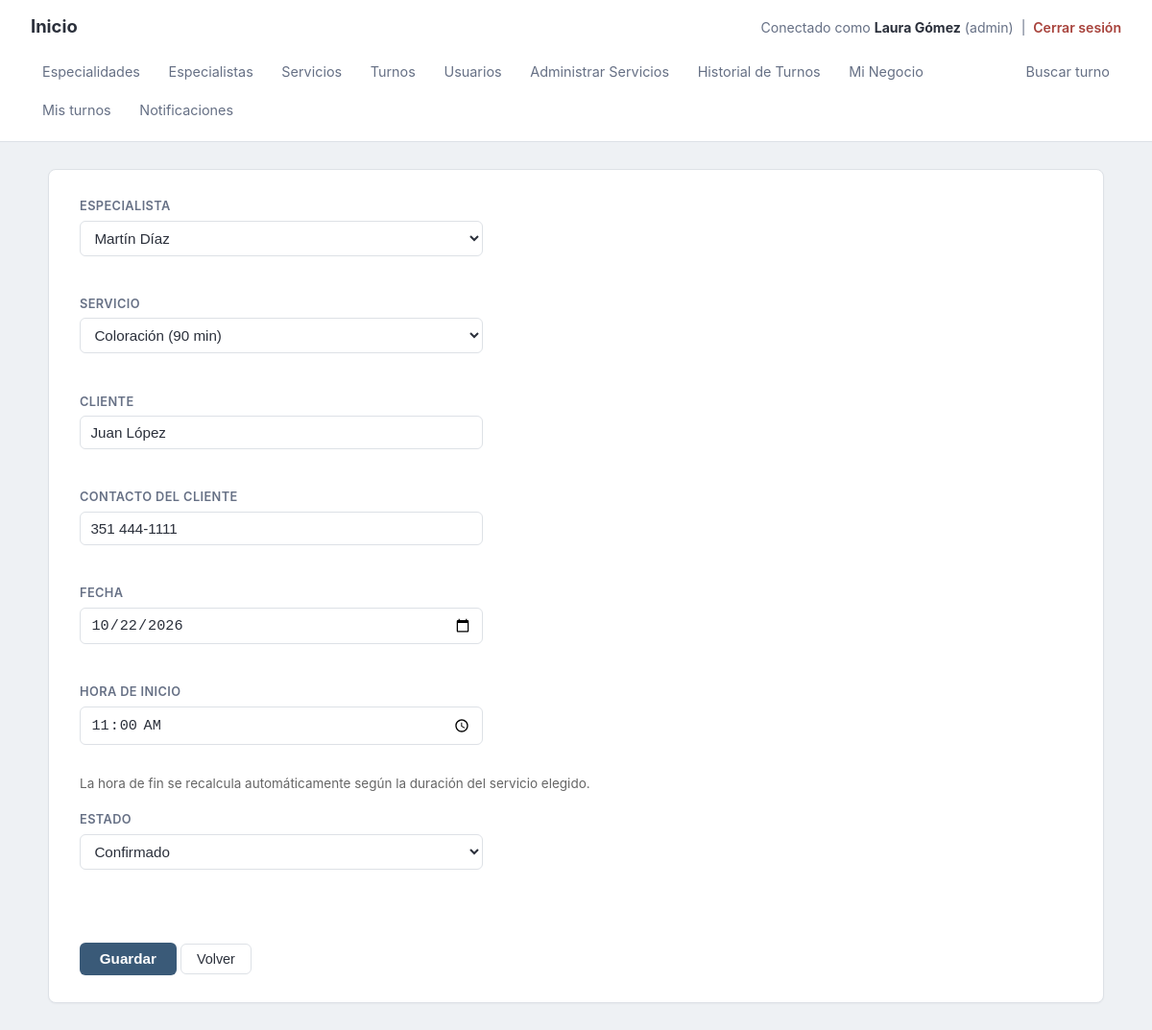
The page /turnos/modificacion/index.php?id=2 (signed in) on the database its author committed.
### tables this page shows
CREATE TABLE turnos (id INT AUTO_INCREMENT PRIMARY KEY, negocio_id INT NOT NULL, especialista_id INT NOT NULL, servicio_id INT NOT NULL, cliente_nombre VARCHAR(100) NOT NULL, cliente_contacto VARCHAR(100) DEFAULT NULL, fecha DATE NOT NULL, hora_inicio TIME NOT NULL, hora_fin TIME NOT NULL, estado ENUM('Confirmado','Asistido','Cancelado') DEFAULT 'Confirmado', FOREIGN KEY (negocio_id) REFERENCES negocio_config (id) ON DELETE CASCADE ON UPDATE CASCADE, FOREIGN KEY (especialista_id) REFERENCES especialistas (id) ON UPDATE CASCADE, FOREIGN KEY (servicio_id) REFERENCES servicios (id) ON UPDATE CASCADE);

CREATE TABLE especialistas (id INT AUTO_INCREMENT PRIMARY KEY, negocio_id INT NOT NULL, usuario_id INT DEFAULT NULL, especialidad_id INT NOT NULL, nombre VARCHAR(100) NOT NULL, estado VARCHAR(50) DEFAULT 'activo', FOREIGN KEY (negocio_id) REFERENCES negocio_config (id) ON DELETE CASCADE ON UPDATE CASCADE, FOREIGN KEY (usuario_id) REFERENCES usuarios (id) ON DELETE SET NULL ON UPDATE CASCADE, FOREIGN KEY (especialidad_id) REFERENCES especialidades (id) ON UPDATE CASCADE);

CREATE TABLE servicios (id INT AUTO_INCREMENT PRIMARY KEY, negocio_id INT NOT NULL, nombre VARCHAR(150) NOT NULL, duracion_min INT NOT NULL, precio DECIMAL(10,2) NOT NULL, estado VARCHAR(50) DEFAULT 'activo', FOREIGN KEY (negocio_id) REFERENCES negocio_config (id) ON DELETE CASCADE ON UPDATE CASCADE);

### turnos/modificacion/index.php (the view, shortened to what this page needs)
<?php
require("../../require_admin.php");
$id = $_GET['id'];
$negocio_id = $_SESSION['usuario_negocio_id'];
$stmt = $conexion->prepare("SELECT * FROM turnos WHERE id = ? AND negocio_id = ?");
$stmt->bind_param("ii", $id, $negocio_id);
$stmt->execute();
$fila = $stmt->get_result()->fetch_assoc();
$stmtE = $conexion->prepare("SELECT id, nombre FROM especialistas WHERE negocio_id = ? ORDER BY nombre");
$stmtE->bind_param("i", $negocio_id);
$stmtE->execute();
$especialistas = $stmtE->get_result();
$stmtS = $conexion->prepare("SELECT id, nombre, duracion_min FROM servicios WHERE negocio_id = ? ORDER BY nombre");
$stmtS->bind_param("i", $negocio_id);
$stmtS->execute();
$servicios = $stmtS->get_result();
?>
<!doctype html>
<html>
<head>
<link rel="stylesheet" href="../../estilos.css">
</head>
<body>
<?php require("../../menu_interior1.php"); ?>
<main class="container">
<form action="modificar.php" method="post">
<h3>Especialista</h3>
<select name="especialista_id" id="especialista_id" required>
<?php while ($e = $especialistas->fetch_assoc()) { ?>
<option value="<?php echo $e['id']; ?>" <?php echo ($e['id'] == $fila['especialista_id']) ? 'selected' : ''; ?>><?php echo htmlspecialchars($e['nombre']); ?></option>
<?php } ?>
</select><br>
<h3>Servicio</h3>
<select name="servicio_id" id="servicio_id" required>
<?php while ($s = $servicios->fetch_assoc()) { ?>
<option value="<?php echo $s['id']; ?>" <?php echo ($s['id'] == $fila['servicio_id']) ? 'selected' : ''; ?>><?php echo htmlspecialchars($s['nombre']); ?> (<?php echo $s['duracion_min']; ?> min)</option>
<?php } ?>
</select><br>
<h3>Cliente</h3>
<input type="text" name="cliente_nombre" id="cliente_nombre" value="<?php echo htmlspecialchars($fila['cliente_nombre']); ?>" required><br>
<h3>Contacto del cliente</h3>
<input type="text" name="cliente_contacto" id="cliente_contacto" value="<?php echo htmlspecialchars($fila['cliente_contacto']); ?>"><br>
<h3>Fecha</h3>
<input type="date" name="fecha" id="fecha" value="<?php echo htmlspecialchars($fila['fecha']); ?>" required><br>
<h3>Hora de inicio</h3>
<input type="time" name="hora_inicio" id="hora_inicio" value="<?php echo htmlspecialchars($fila['hora_inicio']); ?>" required><br>
<p style="color:#666;font-size:0.9em;">La hora de fin se recalcula automáticamente según la duración del servicio elegido.</p>
<h3>Estado</h3>
<select name="estado" id="estado">
<option value="Confirmado" <?php echo ($fila['estado'] == 'Confirmado') ? 'selected' : ''; ?>>Confirmado</option>
</select><br>
<br><br>
<input type="submit" value="Guardar">
<button type="button" onclick="location.href='../'">Volver</button>
</form>
</main>
</body>
</html>

### estilos.css (style rules this page uses)
:root { --bg: #eef1f4; --surface: #ffffff; --text: #2b303b; --text-muted: #667085; --border: #dde1e6; --primary: #3a5a78; --primary-dark: #2c4a63; --danger: #a8433c; --radius: 6px; }
* { box-sizing: border-box; }
html, body { margin: 0; padding: 0; min-height: 100%; }
body { background: var(--bg); color: var(--text); font-family: -apple-system, BlinkMacSystemFont, "Segoe UI", Roboto, Helvetica, Arial, sans-serif; font-size: 15px; line-height: 1.5; }
p { margin: .5rem 0 1rem; }
main.container { max-width: 1100px; margin: 1.75rem auto; background: var(--surface); border: 1px solid var(--border); border-radius: 8px; padding: 1.75rem 2rem; box-shadow: 0 1px 2px rgba(16, 24, 40, .04); }
main.container::after { content: ""; display: table; clear: both; }
form h3 { font-size: .8rem; text-transform: uppercase; letter-spacing: .03em; color: var(--text-muted); font-weight: 600; margin: 1.1rem 0 .35rem; }
form h3:first-of-type { margin-top: 0; }
input[type="text"], input[type="email"], input[type="password"], input[type="date"], input[type="time"], input[type="number"] { display: block; width: 100%; max-width: 420px; padding: .5rem .65rem; border: 1px solid var(--border); border-radius: var(--radius); font-size: .95rem; color: var(--text); background: #fff; }
form select { display: block; width: 100%; max-width: 420px; padding: .5rem .65rem; border: 1px solid var(--border); border-radius: var(--radius); font-size: .95rem; color: var(--text); background: #fff; }
input[type="submit"] { background: var(--primary); color: #fff; border: none; padding: .55rem 1.3rem; border-radius: var(--radius); font-size: .95rem; font-weight: 600; cursor: pointer; margin-top: .5rem; }
button { background: #fff; color: var(--text); border: 1px solid var(--border); padding: .45rem 1rem; border-radius: var(--radius); font-size: .9rem; cursor: pointer; }

### rows shown on the page
turnos: especialista_id "Martín Díaz", servicio_id "Coloración (90 min)", cliente_nombre "Juan López", cliente_contacto "351 444-1111", fecha "10/22/2026", hora_inicio "11:00:00", estado "Confirmado"

### other values the page prints
$_SESSION['usuario_nombre'] "Laura Gómez"
$_SESSION['usuario_rol'] "admin"
